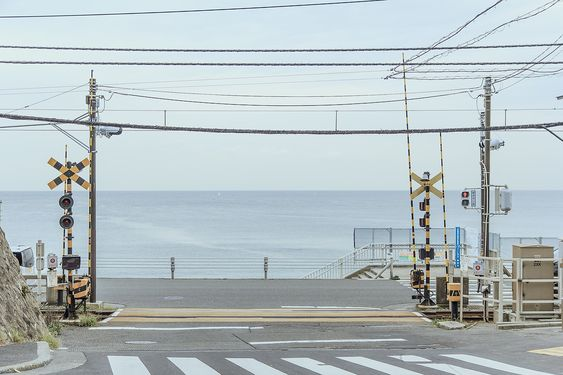
#> input picture TugasPCD4/Street.jpg, 563 x 375 px, found by its file name
$ python LowpassHighpassFilter_008.py
#> lines starting #> are read from the running program, lines starting #| are printed output that depends on the picture; after the words box and inside, x2 and y2 are one past the last pixel; in counts of white or black regions, pixels touching at a corner belong together
import cv2
import numpy as np
from matplotlib import pyplot as plt

# Load the image in grayscale
img = cv2.imread('street.jpg', 0)
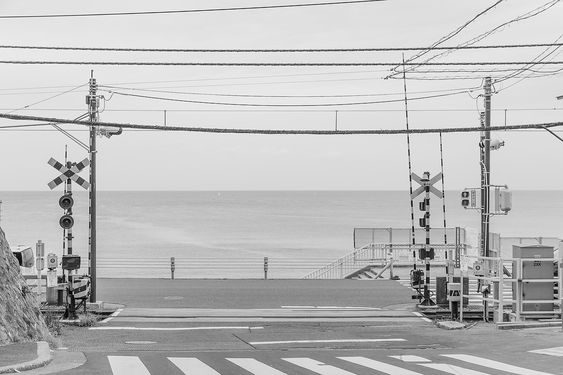
#> img: shape (375, 563); min 0, max 255, mean 188.7

# Compute the Fourier Transform
f = np.fft.fft2(img)
fshift = np.fft.fftshift(f)

# Compute the magnitude spectrum
magnitude_spectrum = 20 * np.log(np.abs(fshift))
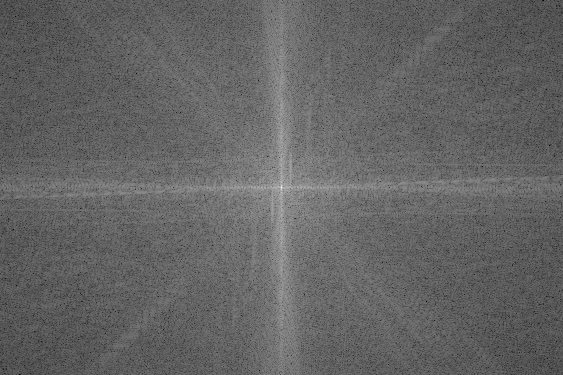
#> magnitude_spectrum: shape (375, 563) float64; min 48.71, max 350, mean 167.2; drawn with min black and max white

# Define the filter functions
def ideal_lowpass_filter(shape, cutoff):
    rows, cols = shape
    crow, ccol = rows // 2, cols // 2
    mask = np.zeros((rows, cols), dtype=np.uint8)
    mask[crow - cutoff:crow + cutoff, ccol - cutoff:ccol + cutoff] = 1
    return mask

def butterworth_lowpass_filter(shape, cutoff, order):
    rows, cols = shape
    crow, ccol = rows // 2, cols // 2
    u, v = np.meshgrid(np.arange(cols) - ccol, np.arange(rows) - crow)
    d = np.sqrt(u**2 + v**2)
    filter = 1 / (1 + (d / cutoff)**(2 * order))
    return filter

def gaussian_lowpass_filter(shape, cutoff):
    rows, cols = shape
    crow, ccol = rows // 2, cols // 2
    u, v = np.meshgrid(np.arange(cols) - ccol, np.arange(rows) - crow)
    d = np.sqrt(u**2 + v**2)
    filter = np.exp(-(d**2) / (2 * cutoff**2))
    return filter

# Highpass
def ideal_highpass_filter(image, d0):
#> called with d0 = 50
    rows, cols = image.shape
#> rows = 375; cols = 563
    center_row, center_col = rows//2, cols//2
#> center_row = 187; center_col = 281
    mask = np.zeros((rows, cols))
    for i in range(rows):
        for j in range(cols):
            if np.sqrt((i - center_row)**2 + (j - center_col)**2) > d0:
                mask[i, j] = 1
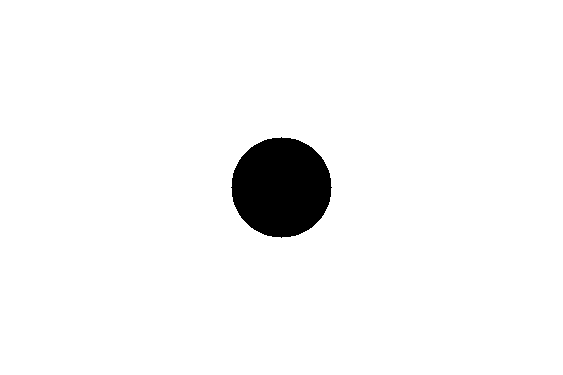
#> mask: shape (375, 563) float64; values 0 (black) and 1 (white), 96.3% white; 1 black region, box (x1, y1, x2, y2) and area: (231, 137, 332, 238) 7845
    fft_image = np.fft.fft2(image)
    fft_shifted = np.fft.fftshift(fft_image)
    filtered_image = np.abs(np.fft.ifft2(np.fft.ifftshift(mask * fft_shifted)))
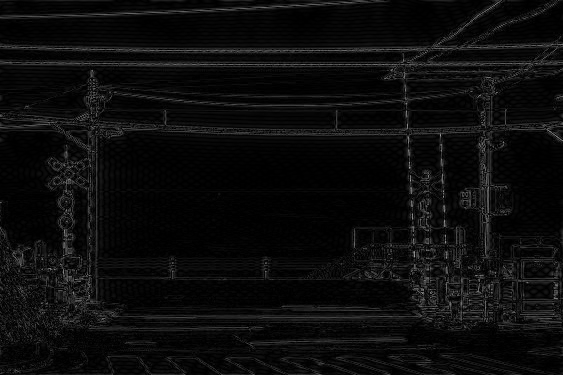
#> filtered_image: shape (375, 563) float64; min 4.99e-05, max 165.5, mean 12.4
    return filtered_image

def gaussian_highpass_filter(image, d0):
#> called with d0 = 50
    rows, cols = image.shape
#> rows = 375; cols = 563
    center_row, center_col = rows//2, cols//2
#> center_row = 187; center_col = 281
    mask = np.zeros((rows, cols))
    for i in range(rows):
        for j in range(cols):
            mask[i, j] = 1 - np.exp(-((i - center_row)**2 + (j - center_col)**2) / (2 * d0**2))
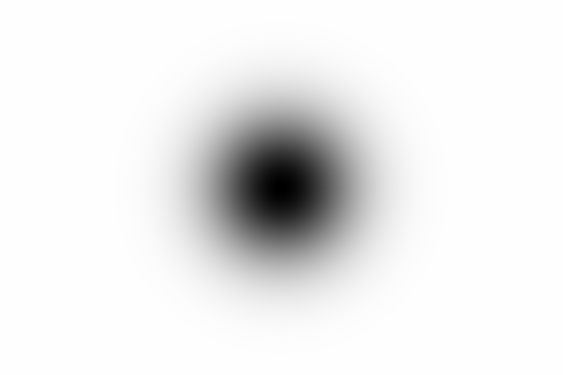
#> mask: shape (375, 563) float64; min 0, max 1, mean 0.926
    fft_image = np.fft.fft2(image)
    fft_shifted = np.fft.fftshift(fft_image)
    filtered_image = np.abs(np.fft.ifft2(np.fft.ifftshift(mask * fft_shifted)))
    return filtered_image

def butterworth_highpass_filter(image, d0, n):
#> called with d0 = 50, n = 2
    rows, cols = image.shape
#> rows = 375; cols = 563
    center_row, center_col = rows//2, cols//2
#> center_row = 187; center_col = 281
    mask = np.zeros((rows, cols))
    for i in range(rows):
        for j in range(cols):
            distance = np.sqrt((i - center_row)**2 + (j - center_col)**2)
            mask[i, j] = 1 - 1 / (1 + (distance / d0)**(2 * n))
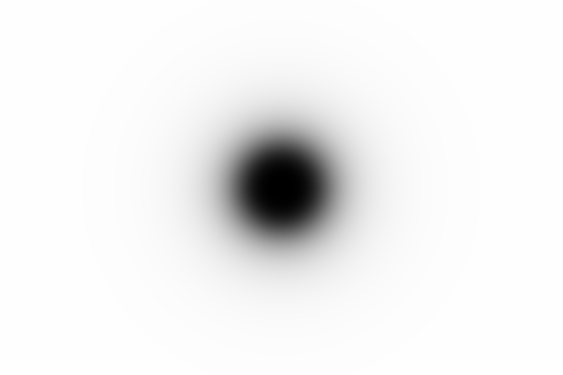
#> mask: shape (375, 563) float64; min 0, max 1, mean 0.943
    fft_image = np.fft.fft2(image)
    fft_shifted = np.fft.fftshift(fft_image)
    filtered_image = np.abs(np.fft.ifft2(np.fft.ifftshift(mask * fft_shifted)))
    return filtered_image

# Apply the filters
d0 = 50
n = 2
filtered_image1 = ideal_highpass_filter(img, d0)
filtered_image2 = gaussian_highpass_filter(img, d0)
filtered_image3 = butterworth_highpass_filter(img, d0, n)

ideal_filter = ideal_lowpass_filter(img.shape, 50)
butterworth_filter = butterworth_lowpass_filter(img.shape, 50, 2)
gaussian_filter = gaussian_lowpass_filter(img.shape, 50)

f_ideal = fshift * ideal_filter
f_butterworth = fshift * butterworth_filter
f_gaussian = fshift * gaussian_filter

# Compute the inverse Fourier Transform
img_ideal = np.abs(np.fft.ifft2(np.fft.ifftshift(f_ideal)))
img_butterworth = np.abs(np.fft.ifft2(np.fft.ifftshift(f_butterworth)))
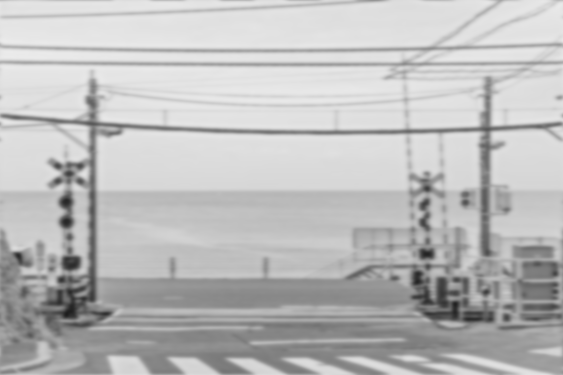
#> img_butterworth: shape (375, 563) float64; min 29.4, max 235.6, mean 188.7
img_gaussian = np.abs(np.fft.ifft2(np.fft.ifftshift(f_gaussian)))

# Display the results
plt.subplot(221), plt.imshow(img, cmap='gray')
plt.title('Input Image'), plt.xticks([]), plt.yticks([])

plt.subplot(222), plt.imshow(img_ideal, cmap='gray')
plt.title('Ideal Lowpass Filter'), plt.xticks([]), plt.yticks([])

plt.subplot(224), plt.imshow(img_gaussian, cmap='gray')
plt.title('Gaussian Lowpass Filter'), plt.xticks([]), plt.yticks([])

plt.subplot(223), plt.imshow(img_butterworth, cmap='gray')
plt.title('Butterworth Lowpass Filter'), plt.xticks([]), plt.yticks([])
plt.show()

# Show results
plt.subplot(2, 2, 1)
plt.imshow(img, cmap='gray')
plt.title('Original')

plt.subplot(2, 2, 2)
plt.imshow(filtered_image1, cmap='gray')
plt.title('Ideal highpass filter')

plt.subplot(2, 2, 3)
plt.imshow(filtered_image2, cmap='gray')
plt.title('Gaussian highpass filter')

plt.subplot(2, 2, 4)
plt.imshow(filtered_image3, cmap='gray')
plt.title('Butterworth highpass filter')

plt.show()
